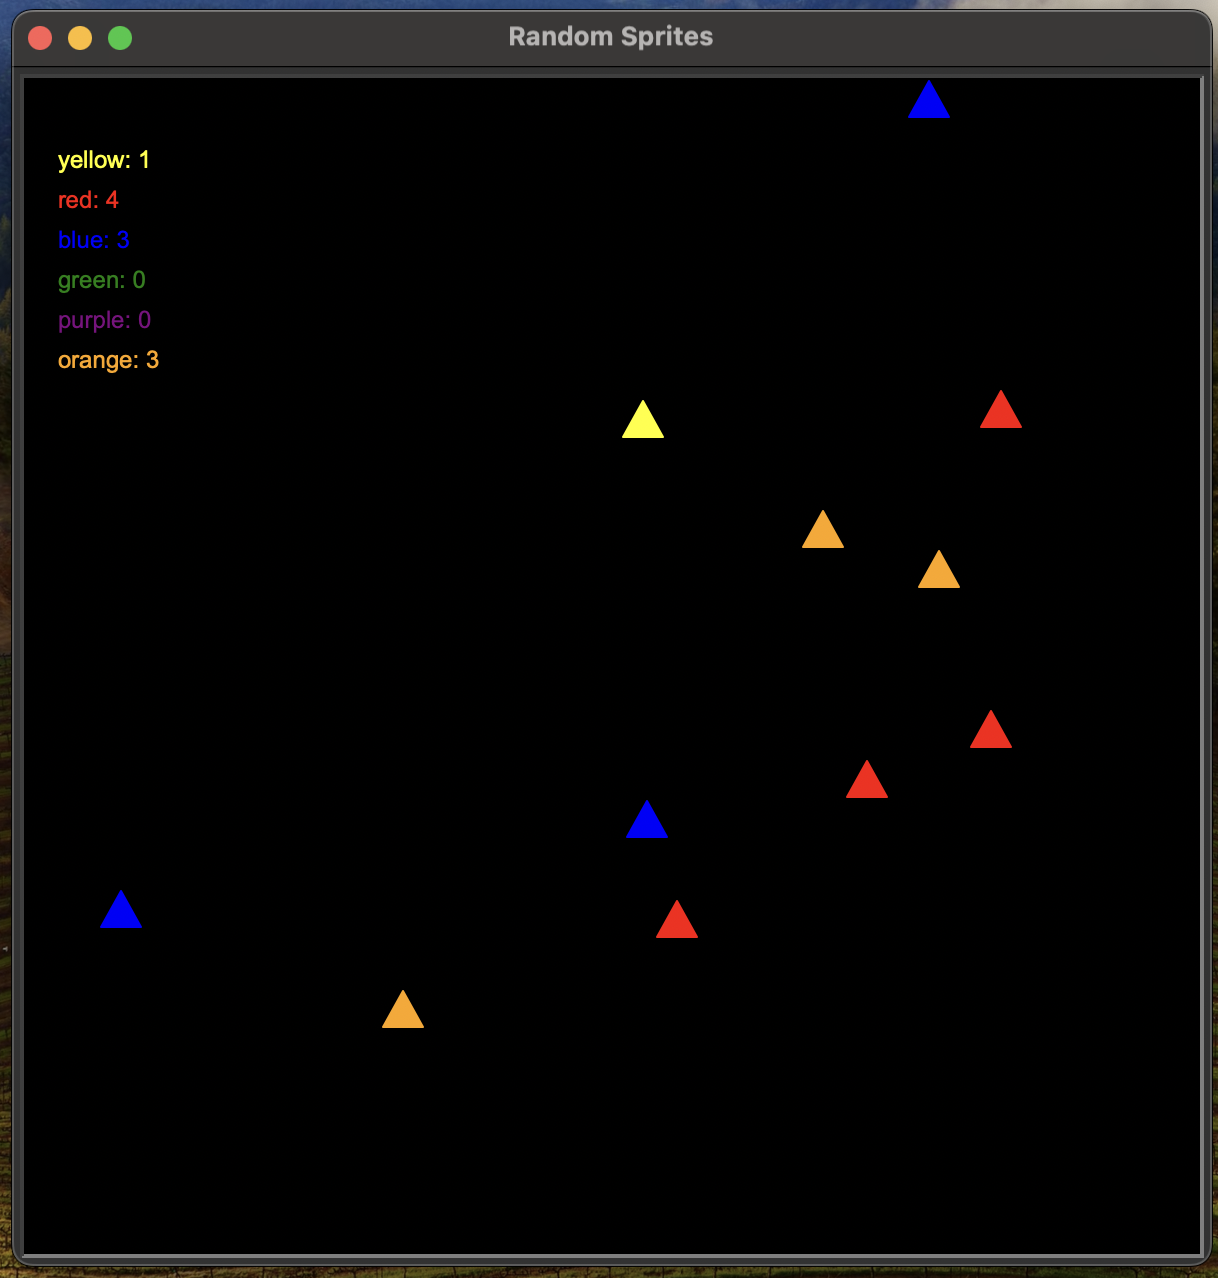

The Python source for this figure:
import turtle
import random

# Setup the screen
screen = turtle.Screen()
screen.title("Random Sprites")
screen.setup(600, 600)
screen.bgcolor("black")
screen.tracer(0)  # Turn off animation updates for smoother movement

# Data structures
sprites = []  # List to store active sprites
color_counts = {  # Dictionary to store counts of each color
    "yellow": 0,
    "red": 0,
    "blue": 0,
    "green": 0,
    "purple": 0,
    "orange": 0,
}

# Counter display turtle
counter = turtle.Turtle()
counter.penup()
counter.hideturtle()
counter.color("white")
counter.goto(-280, 250)

def update_counter():
    """Update the counter display on the screen."""
    counter.clear()
    y = 250  # Start from the top
    for color, count in color_counts.items():
        counter.color(color)  # Set the color for the counter
        counter.goto(-280, y)  # Move to the position
        counter.write(f"{color}: {count}", font=("Arial", 12, "normal"))  # Write text
        y -= 20  # Move down for the next line

def create_sprite():
    """Create a new sprite and add it to the screen."""
    t = turtle.Turtle()
    t.penup()
    t.shape("triangle")  # Set the shape to a triangle
    colors = list(color_counts.keys())  # Get a list of all possible colors
    color = random.choice(colors)  # Pick a random color
    t.color(color)  # Set the turtle's color

    # Set a random x position at the bottom of the screen
    x = random.randint(-250, 250)
    t.goto(x, -250)  # Start at the bottom
    t.setheading(90)  # Point upward

    sprites.append(t)  # Add the sprite to the list
    color_counts[color] += 1  # Increase the count for the color
    update_counter()  # Update the counter display

def move_sprites():
    """Move sprites and manage them."""
    for sprite in sprites[:]:  # Use a copy of the list to modify it safely
        sprite.forward(5)  # Move the sprite upward

        # Remove sprite if it goes off the top of the screen
        if sprite.ycor() > 300:
            color_counts[sprite.pencolor()] -= 1  # Decrease the color count
            update_counter()  # Update the counter display
            sprite.hideturtle()  # Hide the sprite
            sprites.remove(sprite)  # Remove it from the list

    # Randomly create a new sprite (10% chance)
    if random.random() < 0.1:
        create_sprite()

    # Update the screen
    screen.update()

    # Continue movement with a timer
    screen.ontimer(move_sprites, 50)

# Start the animation
move_sprites()

# End program when clicking the screen
screen.exitonclick()
